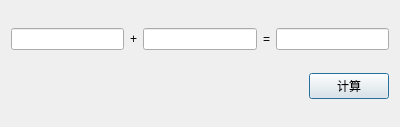
<?xml version="1.0" encoding="UTF-8"?>
<ui version="4.0">
 <class>Dialog</class>
 <widget class="QDialog" name="Dialog">
  <property name="geometry">
   <rect>
    <x>0</x>
    <y>0</y>
    <width>400</width>
    <height>127</height>
   </rect>
  </property>
  <property name="windowTitle">
   <string>Dialog</string>
  </property>
  <layout class="QVBoxLayout" name="verticalLayout">
   <item>
    <layout class="QHBoxLayout" name="horizontalLayout">
     <item>
      <widget class="QLineEdit" name="lineEdit"/>
     </item>
     <item>
      <widget class="QLabel" name="label">
       <property name="text">
        <string>+</string>
       </property>
      </widget>
     </item>
     <item>
      <widget class="QLineEdit" name="lineEdit_2"/>
     </item>
     <item>
      <widget class="QLabel" name="label_2">
       <property name="text">
        <string>=</string>
       </property>
      </widget>
     </item>
     <item>
      <widget class="QLineEdit" name="lineEdit_3"/>
     </item>
    </layout>
   </item>
   <item>
    <layout class="QHBoxLayout" name="horizontalLayout_2">
     <item>
      <spacer name="horizontalSpacer">
       <property name="orientation">
        <enum>Qt::Horizontal</enum>
       </property>
       <property name="sizeHint" stdset="0">
        <size>
         <width>158</width>
         <height>20</height>
        </size>
       </property>
      </spacer>
     </item>
     <item>
      <widget class="QPushButton" name="pushButton">
       <property name="text">
        <string>计算</string>
       </property>
      </widget>
     </item>
    </layout>
   </item>
  </layout>
 </widget>
 <layoutdefault spacing="6" margin="11"/>
 <resources/>
 <connections/>
</ui>
